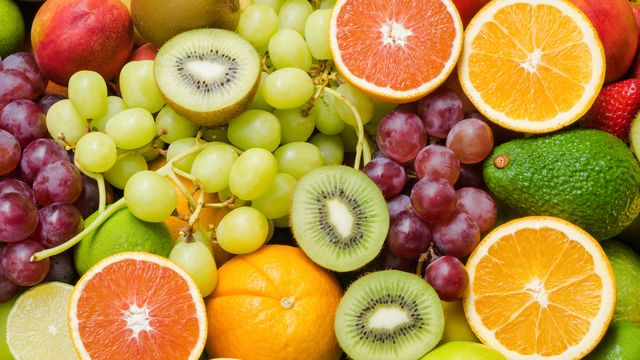
%> input picture Tugas Modul 1/buah.jpg, 640 x 360 px
$ octave soal2_manual.m   (GNU Octave 9; MATLAB toolbox functions it lacks are replaced by stand-ins)
%> lines starting %> are read from the running program, lines starting %| are printed output that depends on the picture
clc;clear;close all;
% membaca gambar
a = imread('buah.jpg');
%> a is the input picture: size 360x640x3 uint8; mean R, G, B 181, 141.3, 64.8

a = rgb2gray(a);
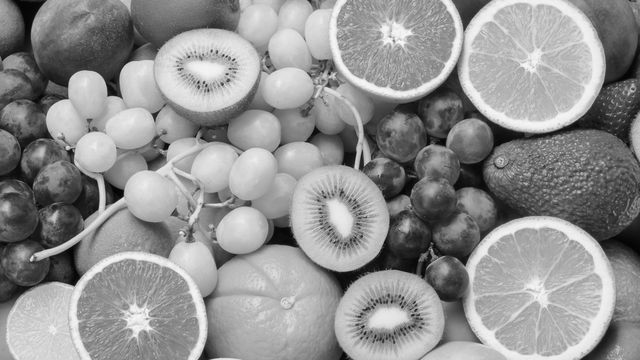
%> a: size 360x640 uint8; min 0, max 252, mean 144.4
a = a(:,:);
% disp(a);
% figure, imshow(a);

%make new array image
a_add = zeros(size(a));
a_sub = zeros(size(a));
a_mul = zeros(size(a));
a_div = zeros(size(a));
[nBaris, nColom] = size(a);
%> nBaris = 360; nColom = 640
% looping
for row=1:size(a, 1)
    for col=1:size(a,2)
        get_pixel = a(row, col);
        a_add(row, col) = get_pixel+212;
        a_sub(row, col) = get_pixel-212;
        a_mul(row, col) = get_pixel*5;
        a_div(row, col) = get_pixel*0.2;
    end
end
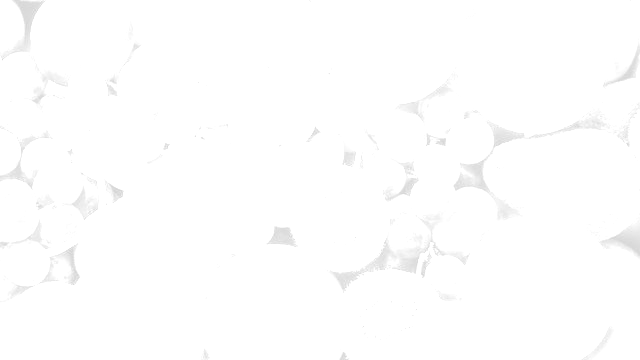
%> a_add: size 360x640 double; min 212, max 255, mean 254
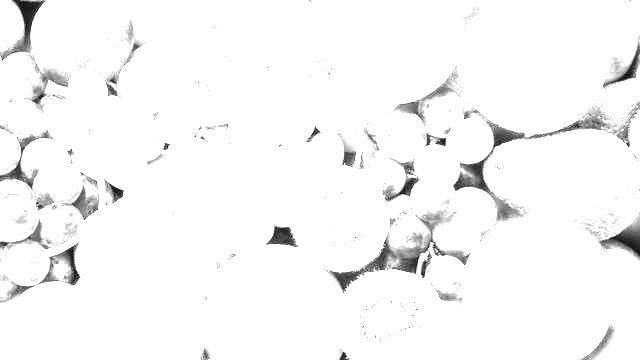
%> a_mul: size 360x640 double; min 0, max 255, mean 247.1
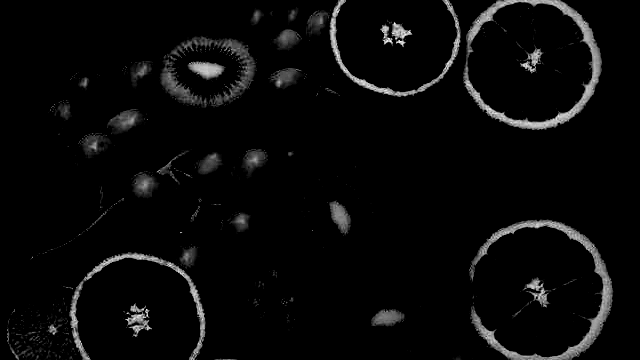
%> a_sub: size 360x640 double; min 0, max 40, mean 1.4; drawn with min black and max white
figure,
subplot(3,2,1), imshow(a, [])
title("Image Asli")
subplot(3,2,2), imshow(a_add, [])
title("Image Add")
subplot(3,2,3), imshow(a_sub, [])
title("Image Sub")
subplot(3,2,4), imshow(a_mul, [])
title("Image Mul")
subplot(3,2,5), imshow(a_div, [])
title("Image Div")

$ run again, with Tugas Modul 1/cameraman.tif saved as Tugas Modul 1/buah.jpg
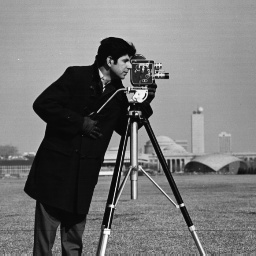
%> input picture Tugas Modul 1/cameraman.tif, 256 x 256 px
%> a is the input picture: size 256x256 uint8; min 4, max 254, mean 118.7
%> after the loop `for row=1:size(a, 1)`:
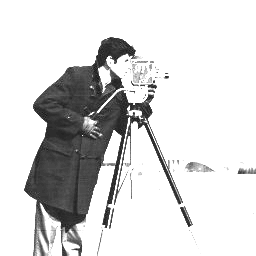
%> a_mul: size 256x256 double; min 20, max 255, mean 215.3
%> after the loop `for row=1:size(a, 1)`:
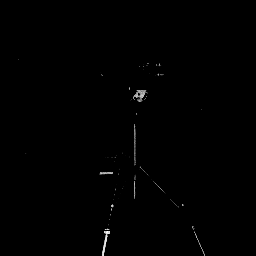
%> a_sub: size 256x256 double; min 0, max 42, mean 0.1; drawn with min black and max white
